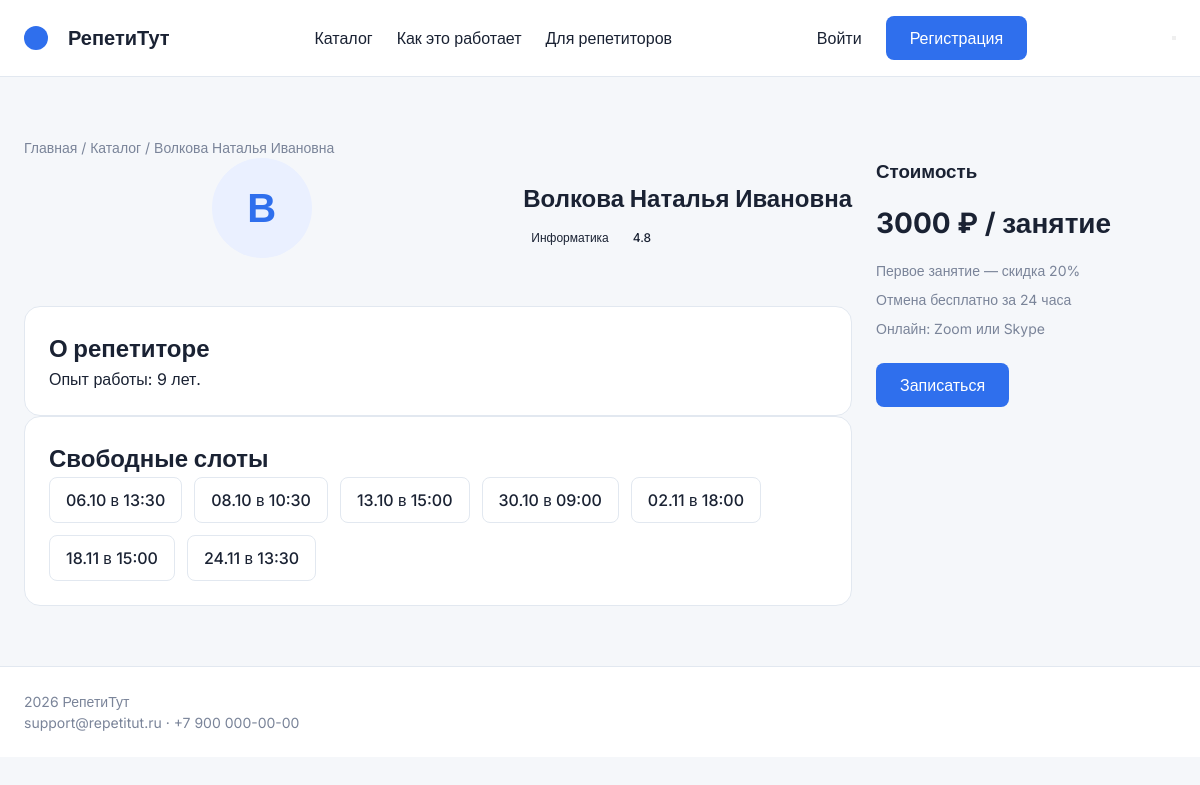
/tutor/23/, run on the app's committed database.
### app/models.py (models this page shows, shortened)
class TutorSubject(models.Model):
    tutor = models.ForeignKey(Tutor, on_delete=models.CASCADE, related_name="subject_cards", verbose_name="Репетитор")
    subject = models.ForeignKey(Subject, on_delete=models.CASCADE, related_name="tutor_cards", verbose_name="Предмет")
    rate_per_hour = models.DecimalField(verbose_name="Ставка за час", max_digits=7, decimal_places=2)
    moderation_status = models.CharField(verbose_name="Статус модерации", max_length=10, default="pending", choices=[("pending", "На модерации"), ("approved", "Одобрена"), ("rejected", "Отклонена")])
    class Meta:
        verbose_name = "Анкета репетитора по предмету"
        verbose_name_plural = "Анкеты репетиторов по предметам"
        ordering = ['tutor__full_name', 'subject__name']
        constraints = [
            db_check(Q(rate_per_hour__gte=300, rate_per_hour__lte=10000), "app_tutorsubject_rate_range"),
            models.UniqueConstraint(fields=['tutor', 'subject'], name="app_tutorsubject_unique_pair"),
        ]

class Tutor(models.Model):
    user = models.OneToOneField(User, on_delete=models.CASCADE, related_name="tutor_profile", null=True, blank=True)
    full_name = models.CharField(verbose_name="ФИО", max_length=150)
    email = models.EmailField(verbose_name="Электронная почта", max_length=100, unique=True)
    phone = models.CharField(verbose_name="Телефон", max_length=20)
    experience_years = models.PositiveSmallIntegerField(verbose_name="Опыт (лет)", default=1)
    rating = models.FloatField(verbose_name="Рейтинг", default=4.0)
    is_active = models.BooleanField(verbose_name="Активен", default=True)
    class Meta:
        verbose_name = "Репетитор"
        verbose_name_plural = "Репетиторы"
        ordering = ['full_name']
        constraints = [
            db_check(Q(rating__gte=1.0, rating__lte=5.0), "app_tutor_rating_range"),
        ]

class Subject(models.Model):
    name = models.CharField(verbose_name="Название предмета", max_length=100, unique=True)
    is_active = models.BooleanField(verbose_name="Показывать в каталоге", default=True)
    class Meta:
        verbose_name = "Предмет"
        verbose_name_plural = "Предметы"
        ordering = ['name']

class LessonSlot(models.Model):
    tutor = models.ForeignKey(Tutor, on_delete=models.CASCADE, related_name="slots", verbose_name="Репетитор")
    date = models.DateField(verbose_name="Дата")
    start_time = models.TimeField(verbose_name="Начало")
    end_time = models.TimeField(verbose_name="Окончание")
    status = models.CharField(verbose_name="Статус окна", max_length=10, default="free", choices=[("free", "Свободно"), ("booked", "Забронировано"), ("blocked", "Заблокировано")])
    class Meta:
        verbose_name = "Слот в расписании"
        verbose_name_plural = "Слоты в расписании"
        ordering = ['-date', 'start_time']
        constraints = [
            db_check(Q(start_time__lt=F("end_time")), "app_slot_time_valid"),
            models.UniqueConstraint(fields=['tutor', 'date', 'start_time'], name="app_slot_unique_tutor_datetime"),
        ]

### app/views.py (the view)
# urls.py: path('tutor/<int:pk>/', views.tutor_detail, name='tutor_detail'),
def tutor_detail(request, pk):
    tutor_card = get_object_or_404(TutorSubject, pk=pk, moderation_status='approved')
    slots = LessonSlot.objects.filter(tutor=tutor_card.tutor, status='free').order_by('date', 'start_time')
    context = {
        'tutor_card': tutor_card,
        'slots': slots,
    }
    return render(request, 'app/tutor_detail.html', context)

### app/templates/app/tutor_detail.html (shortened to what this page needs)
{% extends 'app/base.html' %}
{% block content %}
<section class="catalog-section">
    <div class="container">
        <div class="breadcrumbs">
            <a href="/">Главная</a> / <a href="/catalog/">Каталог</a> / {{ tutor_card.tutor.full_name }}
        </div>
        <div class="tutor-detail-layout">
            <div class="tutor-main-info">
                <div class="tutor-profile-header">
                    <div class="avatar-large">{{ tutor_card.tutor.full_name|first }}</div>
                    <div>
                        <h1 class="page-title">{{ tutor_card.tutor.full_name }}</h1>
                        <div class="tutor-tags">
                            <span class="tag">{{ tutor_card.subject.name }}</span>
                            <span class="tag">{{ tutor_card.tutor.rating }}</span>
                        </div>
                    </div>
                </div>
                <div class="card-section">
                    <h2>О репетиторе</h2>
                    <p>Опыт работы: {{ tutor_card.tutor.experience_years }} лет.</p>
                </div>
                <div class="card-section" id="slots">
                    <h2>Свободные слоты</h2>
                    <div class="slots-grid">
                        {% for slot in slots %}
                            <a href="{% url 'app:booking' tutor_card.id slot.id %}" class="slot-btn">
                                {{ slot.date|date:"d.m" }} в {{ slot.start_time|time:"H:i" }}
                            </a>
                        {% empty %}
                            <p>Пока нет свободных слотов.</p>
                        {% endfor %}
                    </div>
                </div>
            </div>
            <div class="tutor-sidebar">
                <div class="sidebar-card">
                    <h3>Стоимость</h3>
                    <p class="price-large">{{ tutor_card.rate_per_hour|floatformat:0 }} ₽ <span>/ занятие</span></p>
                    <ul class="benefits-list">
                        <li>Первое занятие — скидка 20%</li>
                        <li>Отмена бесплатно за 24 часа</li>
                        <li>Онлайн: Zoom или Skype</li>
                    </ul>
                    <a href="#slots" class="btn-primary w-100">Записаться</a>
                </div>
            </div>
        </div>
    </div>
</section>
{% endblock %}

### app/static/css/style.css (style rules this page uses)
:root { --p: #2F6FED; --t: #1A2233; --m: #7A8499; --b: #F5F7FA; --w: #FFFFFF; --br: #E2E8F0; --bg: #EAF0FF; }
* { margin: 0; padding: 0; box-sizing: border-box; }
body { font-family: 'Inter', sans-serif; background: var(--b); color: var(--t); line-height: 1.5; }
a { text-decoration: none; color: inherit; }
.container { max-width: 1280px; margin: 0 auto; padding: 0 24px; }
.header-container, .nav, .auth-buttons, .hero-container, .stats-container, .catalog-layout, .tutor-detail-layout, .booking-layout, .cabinet-layout { display: flex; gap: 24px; }
.btn, .btn-primary, .btn-register, .btn-outline { padding: 10px 24px; border-radius: 8px; font-weight: 500; text-align: center; cursor: pointer; border: none; display: inline-block; }
.btn-primary, .btn-register { background: var(--p); color: var(--w); }
.hero, .catalog-section { padding: 60px 0; }
.subtitle, .tutor-desc, .price, .breadcrumbs, .benefits-list, .footer-container { color: var(--m); font-size: 14px; }
.card-avatar, .avatar-small, .avatar-large { border-radius: 50%; display: flex; align-items: center; justify-content: center; font-weight: bold; background: var(--bg); color: var(--p); }
.avatar-large, .card-avatar { width: 100px; height: 100px; font-size: 40px; margin: 0 auto 16px; }
.tutor-card, .card-section, .filters-sidebar, .booking-summary, .auth-card, .cabinet-sidebar { background: var(--w); border: 1px solid var(--br); border-radius: 16px; padding: 24px; }
.tag { font-size: 12px; padding: 4px 8px; border-radius: 4px; font-weight: 500; display: inline-block; }
.filters-sidebar, .tutor-sidebar, .booking-summary, .cabinet-sidebar { width: 300px; flex-shrink: 0; }
.catalog-content, .tutor-main-info, .booking-form-area, .cabinet-content { flex: 1; }
.tutor-profile-header { display: flex; align-items: center; gap: 24px; margin-bottom: 32px; }
.tutor-tags { display: flex; gap: 8px; margin-top: 8px; }
.slots-grid { display: flex; flex-wrap: wrap; gap: 12px; }
.slot-btn { padding: 10px 16px; border: 1px solid var(--br); border-radius: 8px; font-weight: 500; background: var(--w); }
.price-large { font-size: 28px; font-weight: bold; margin: 16px 0; }
.benefits-list { list-style: none; margin-bottom: 24px; }
.benefits-list li { margin-bottom: 8px; }

### data on the page
TutorSubject: tutor.full_name "Волкова Наталья Ивановна", tutor.full_name|first "В", subject.name "Информатика", tutor.rating "4.8", tutor.experience_years "9", rate_per_hour "3000"
LessonSlot: date "06.10", start_time "13:30"
LessonSlot: date "08.10", start_time "10:30"
LessonSlot: date "13.10", start_time "15:00"
LessonSlot: date "30.10", start_time "09:00"
LessonSlot: date "02.11", start_time "18:00"
LessonSlot: date "18.11", start_time "15:00"
LessonSlot: date "24.11", start_time "13:30"
